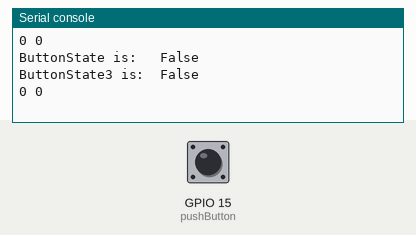
Bench run of a program on a simulated ESP32 board running MicroPython. Parts: the last lines printed to the serial console. The inputs (shaded band) are chosen by the test bench; at power-on: GPIO 15 (pushButton) LOW.

Above: at 1.2 s.
1.3 s: GPIO 15 (pushButton) pulled HIGH for 1.2 s
At 2.4 s:
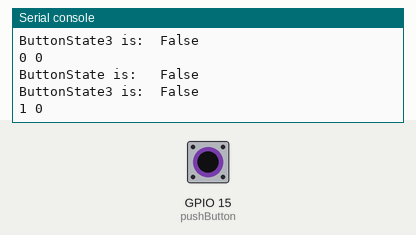
4.5 s: GPIO 15 (pushButton) pulled HIGH for 1.2 s
7.5 s: GPIO 15 (pushButton) pulled HIGH for 3.2 s
At 9.8 s:
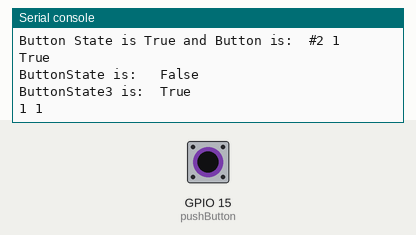

The program:

Button_3_Toggles.py
```python
from machine import Pin
from time import sleep

#basic Button

'''
buttonPin = 15
pushButton = Pin(buttonPin,Pin.IN,Pin.PULL_UP)
newButtonVal =1
while True:
    newButtonVal = pushButton.value()
    print("New Button Value:  ",newButtonVal)
    sleep(0.5)
    '''
# toggle Button

buttonPin = 15
pushButton = Pin(buttonPin,Pin.IN,Pin.PULL_DOWN)
# newButtonVal = 1
oldButtonVal = 0
buttonState = False


# to add a third toggle

buttonState3 =False

while True:
    newButtonVal = pushButton.value()
    print(newButtonVal, oldButtonVal)
    sleep(1)

    if( newButtonVal == 1 and oldButtonVal == 0):
        if buttonState3 == False:

            if buttonState == False and buttonState3 == False:
                print("Button State is False and Button is: ", newButtonVal)
                print(" #1 ",buttonState3)
                print(buttonState)
                buttonState = True
                buttonState3 =True


            elif (buttonState == True and buttonState3 ==False):
                print("Button State is True and Button is:  #2", newButtonVal)
                print(buttonState)
                buttonState = False
                buttonState3 = True

        elif buttonState3 ==True:
            print("The button state is the third option. #3")
            buttonState3 = False


    oldButtonVal = newButtonVal
    #buttonState != buttonState
    print("ButtonState is:  ",buttonState)
    print("ButtonState3 is: ",buttonState3)
```

Measured:
- after the input at 1.3 s, the serial console: prints a new line after 0.70 s (image 1)
- after the input at 7.5 s, the serial console: prints a new line after 1.5 s (image 2)
